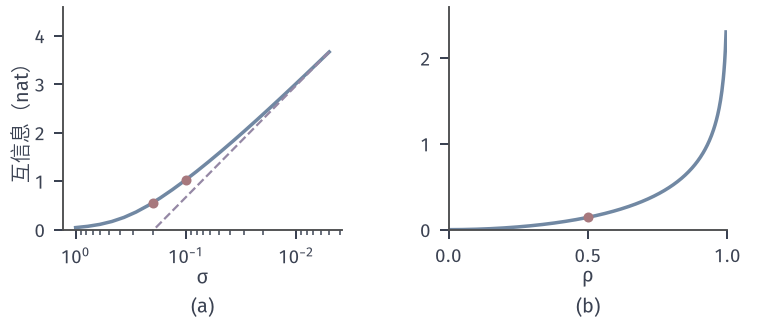

Reproduce this figure in Python.
"""(a) I(X; X^2 + sigma Z) for X ~ Unif(-1,1), Z ~ N(0,1) independent, computed as h(Y) - 0.5 ln(2 pi e sigma^2)
by quadrature; purple dashed reference ln(1/sigma) + c with c matched at sigma = 0.01.
(b) Bivariate Gaussian I = -0.5 ln(1 - rho^2) (nat); red dot rho = 0.5, 0.144."""
from pathlib import Path
import sys, math
HERE = Path(__file__).resolve().parent
sys.path.insert(0, str(HERE.parent/"dep-common"))
from common import *

S = np.logspace(-2.3, 0, 22)
I = np.array([parabola_mi(s, 20000) for s in S])
fig, axs = figure(width_mm=110, height_mm=46, ncols=2)
ax = axs[0]
ax.plot(S, I, color=BLUE, lw=1.4)
c = I[0]-math.log(1/S[0])
ax.plot(S, np.log(1/S)+c, color=PURPLE, lw=.9, ls='--')
for s in (.1, .2):
    v = parabola_mi(s, 20000); ax.plot([s], [v], 'o', color=RED, ms=3)
ax.set_xscale('log'); ax.invert_xaxis()
ax.set_xlabel('$\\sigma$', labelpad=0); ax.set_ylabel('互信息（nat）', labelpad=1)
ax.set_ylim(0, 4.6)
ax.set_box_aspect(.8)
tag(ax, '(a)', y=-.3)
ax = axs[1]
r = np.linspace(0, .995, 400)
ax.plot(r, gauss_mi(r), color=BLUE, lw=1.4)
ax.plot([.5], [gauss_mi(.5)], 'o', color=RED, ms=3)
ax.set_xlim(0, 1); ax.set_ylim(0, 2.6); ax.set_xticks([0, .5, 1])
ax.set_xlabel('$\\rho$', labelpad=0)
ax.set_box_aspect(.8)
tag(ax, '(b)', y=-.3)
save(fig, HERE, 'figure', {'sigma': S.tolist(), 'MI': I.tolist(), 'MI_sigma_0.1': parabola_mi(.1, 20000), 'MI_sigma_0.2': parabola_mi(.2, 20000), 'offset_c': c})
